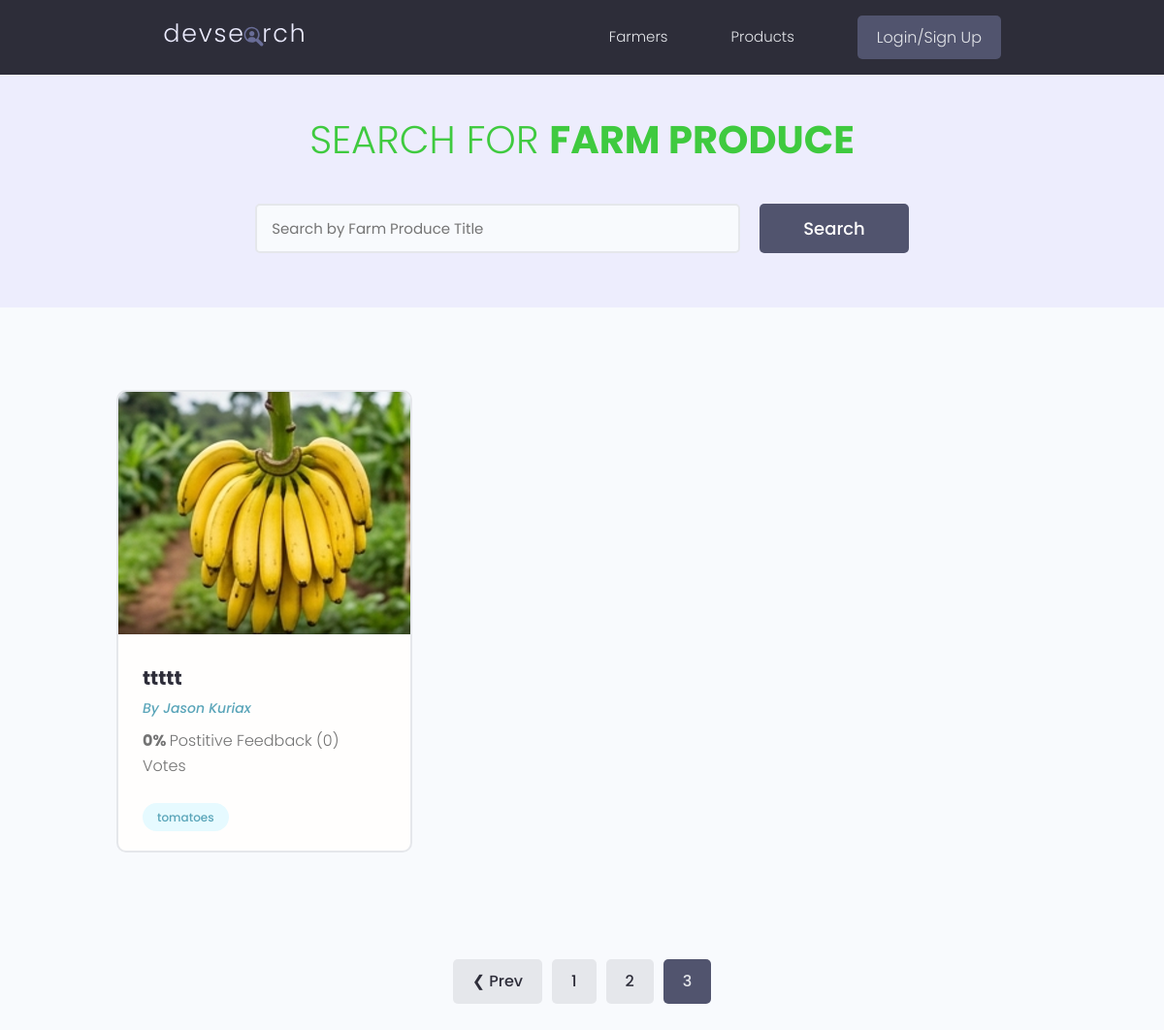
Before: /products/?page=3 with the older database file.
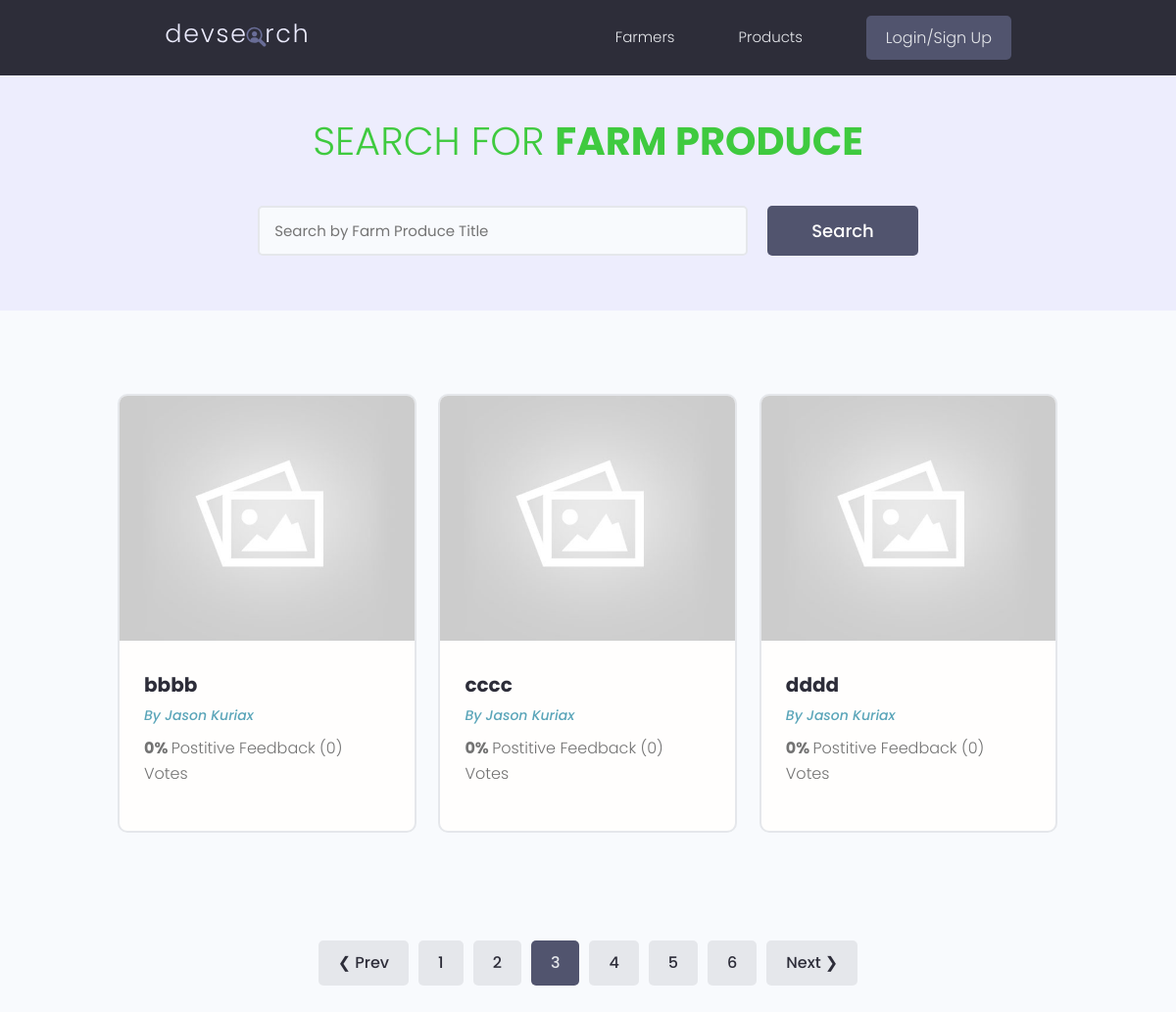
After: the same page with the newer database file.
### products/models.py (models this page shows, shortened)
class Product(models.Model):
    owner = models.ForeignKey(
        Profile,
        on_delete=models.SET_NULL,
        null=True, blank=True
    )
    county = models.ForeignKey(
        County, on_delete=models.SET_NULL,
        null=True, blank=True
    )
    title = models.CharField(max_length=200)
    description = models.TextField(null=True, blank=True)
    price = models.CharField(max_length=200, null=True, blank=True)
    quantity_available = models.CharField(max_length=200, null=True, blank=True)
    unit = models.CharField(max_length=50, null=True, blank=True)  # kg, bunch, piece
    featured_image = models.ImageField(
        null=True, blank=True,
        default='default.jpg',
        upload_to='products/' # saves to media/products/
    )
    class Meta:
        ordering = ['created']  # oldest products first
    contact_link = models.CharField(max_length=2000, null=True, blank=True)
    farm_link = models.CharField(max_length=2000, null=True, blank=True)
    categories = models.ManyToManyField(Category, blank=True)
    vote_total = models.IntegerField(default=0, null=True, blank=True)
    vote_ratio = models.IntegerField(default=0, null=True, blank=True)
    created = models.DateTimeField(auto_now_add=True)
    id = models.UUIDField(default=uuid.uuid4, unique=True,
                          primary_key=True, editable=False)
    class Meta: # newest products first when we query for products, they will be order -ed by created date descending by default
        ordering = ['-vote_ratio', '-vote_total', 'title']  # order by vote ratio desc, then vote total desc, then title asc

class Category(models.Model):
    name = models.CharField(max_length=200)  # e.g. Vegetables, Dairy
    created = models.DateTimeField(auto_now_add=True)
    id = models.UUIDField(default=uuid.uuid4, unique=True,
                          primary_key=True, editable=False)
    class Meta:
        verbose_name_plural = 'Categories'

### users/models.py (models this page shows, shortened)
class Profile(models.Model):
    user = models.OneToOneField(
        User,
        on_delete=models.CASCADE,
        null=True, blank=True
    )
    name = models.CharField(max_length=200, null=True, blank=True)
    email = models.EmailField(max_length=500, null=True, blank=True)
    username = models.CharField(max_length=200, null=True, blank=True)
    short_intro = models.CharField(max_length=200, blank=True, null=True)
    bio = models.TextField(null=True, blank=True)
    profile_image = models.ImageField(
        null=True, blank=True,
        upload_to='profiles/',
        default='profiles/user-default.png'
    )
    county = models.ForeignKey(
        'products.County',    # referencing County from products app
        on_delete=models.SET_NULL,
        null=True, blank=True
    )
    specialities = models.ManyToManyField('Speciality', blank=True)
    phone = models.CharField(max_length=20, null=True, blank=True)
    whatsapp_link = models.CharField(max_length=500, null=True, blank=True)
    website = models.CharField(max_length=500, null=True, blank=True)
    social_twitter = models.CharField(max_length=200, null=True, blank=True)
    youtube = models.CharField(max_length=200, null=True, blank=True)
    created = models.DateTimeField(auto_now_add=True)
    id = models.UUIDField(
        default=uuid.uuid4, unique=True,
        primary_key=True, editable=False
    )

### products/views.py (the view)
# urls.py: path('products/', include('products.urls')),
def products(request):
    products, search_query = searchProducts(request) # Call the searchProducts utility function to retrieve the filtered products and the search query. This allows the view to display the relevant products based on the user's search input and also pass the search query back to the template for display in the search input field.
    products, custom_range = paginateProducts(request, products, 3) # Call the paginateProducts utility function to paginate the filtered products. This allows the view to display a subset of products based on the pagination settings and also pass a custom range for pagination links to the template.
    context = {'products': products, 'search_query': search_query, 'custom_range': custom_range} # Pass the search query back to the template so that it can be displayed in the search input field, allowing users to see their current search term and modify it if needed.
    return render(request, 'products/products.html', context)

### products/templates/products/products.html (shortened to what this page needs)
{% extends 'main.html' %}
{% block content %}
  <main class="projects">
    <section class="hero-section text-center">
      <div class="container container--narrow">
        <div class="hero-section__box">
          <h2 style="color: #3fca3f"  >Search for <span style="color: #3fca3f !important;">Farm Produce</span></h2>
        </div>
        <div class="hero-section__search">
          <form id='searchForm' class="form" action="{% url 'products' %}" method="get">
            <div class="form__field">
              <input class="input input--text" id="formInput#search" type="text" name="search_query"
                placeholder="Search by Farm Produce Title" value="{{search_query}}"/>
            </div>
            <input class="btn btn--sub btn--lg" type="submit" value="Search" />
          </form>
        </div>
      </div>
    </section>
    <section class="projectsList">
      <div class="container">
        <div class="grid grid--three">
          {% for product in products %}
          <div class="column">
            <div class="card project">
              <a href="{% url 'single-product' product.id %}" class="project">
                <img class="project__thumbnail" src="{{ product.featured_image.url }}" alt="product thumbnail" />
                <div class="card__body">
                  <h3 class="project__title">{{ product.title }}</h3>
                  <p>
                    <a class="project__author" href="{% url 'user_profile' product.owner.id %}">
                      By {{product.owner.name}}
                    </a>
                  </p>
                  <p class="project--rating">
                    <span style="font-weight: bold;">{{ product.vote_ratio }}% </span> Postitive Feedback
                    ({{product.vote_total}}) Vote{{product.vote_total|pluralize:"s"}}
                  </p>
                  <div class="project__tags">
                    {% for category in product.categories.all %}
                    <span class="tag tag--pill tag--main">
                      <small>{{ category.name }}</small>
                    </span>
                    {% endfor %}
                  </div>
                </div>
              </a>
            </div>
          </div>
          {% endfor %}
        </div>
      </div>
    </section>
   {% include 'pagination.html' with queryset=products custom_range=custom_range %}
  </main>
{% endblock content %}

Changed rows visible on the page:
no longer on this page (row unchanged): Product: featured_image (picture), title "ttttt", owner.name "Jason Kuriax", vote_ratio "0", vote_total "0"
no longer on this page (row unchanged): Category: name "tomatoes"
added Product: featured_image (placeholder picture), title "bbbb", owner.name "Jason Kuriax", vote_ratio "0", vote_total "0"
added Product: featured_image (placeholder picture), title "cccc", owner.name "Jason Kuriax", vote_ratio "0", vote_total "0"
added Product: featured_image (placeholder picture), title "dddd", owner.name "Jason Kuriax", vote_ratio "0", vote_total "0"
Other visible differences:
new list line: "4"
new list line: "5"
new list line: "6"
text now shown: "Next ❯"
